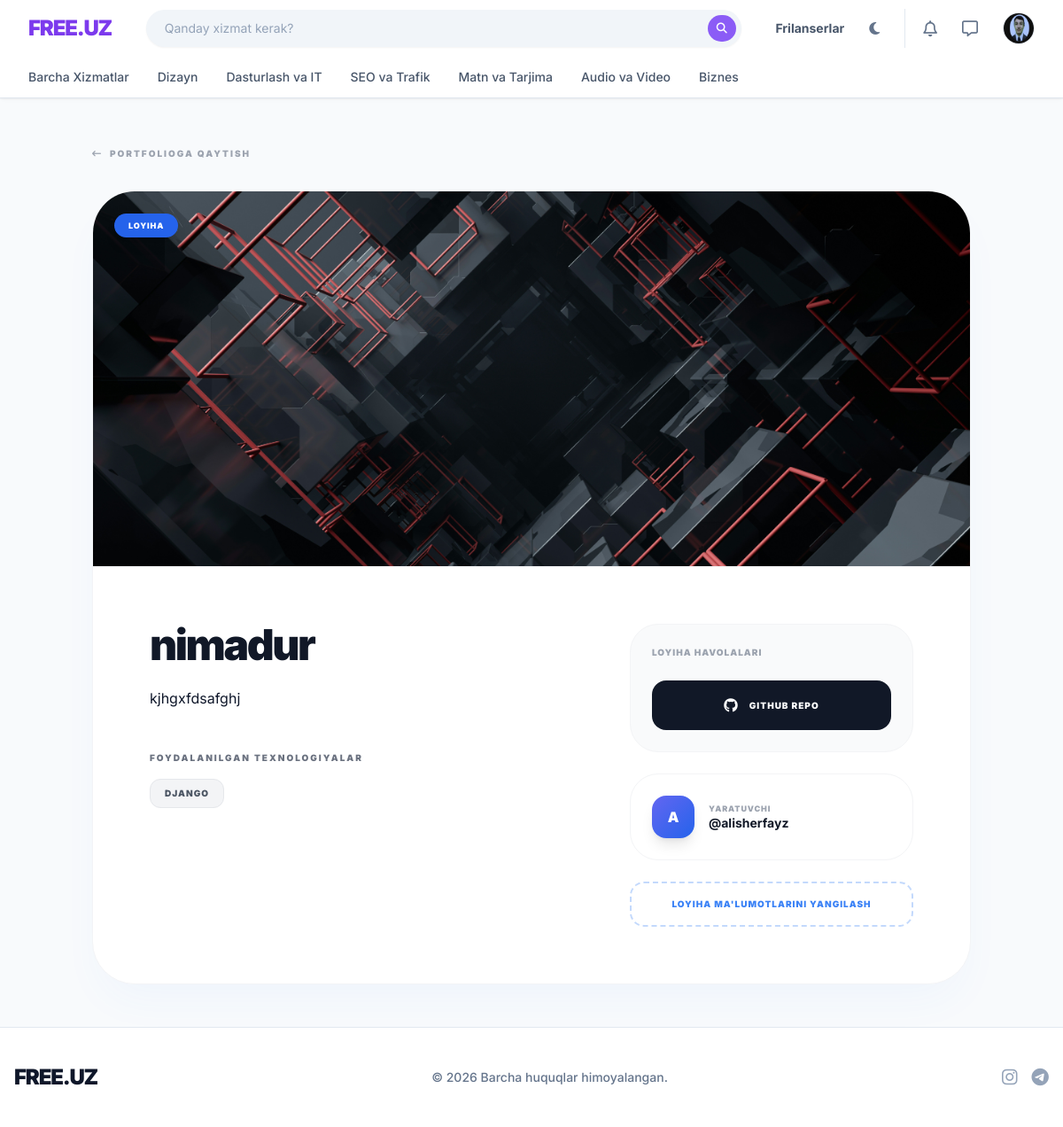
/programmer/portfolio/3/detail/ (signed in), run on the app's committed database.
### Client/models.py (models this page shows, shortened)
class User(AbstractUser):
    ROLE_CLIENT    = 'client'
    ROLE_DEVELOPER = 'developer'
    ROLE_ADMIN     = 'admin'
    ROLE_CHOICES   = [
        (ROLE_CLIENT,    'Mijoz'),
        (ROLE_DEVELOPER, 'Dasturchi'),
        (ROLE_ADMIN,     'Admin'),
    ]
    email         = models.EmailField(unique=True, verbose_name='Email')
    role          = models.CharField(max_length=20, choices=ROLE_CHOICES, default=ROLE_CLIENT)
    avatar        = models.ImageField(upload_to='avatars/', blank=True, null=True)
    phone         = models.CharField(max_length=20, blank=True, null=True)
    company       = models.CharField(max_length=200, blank=True, null=True)
    bio           = models.TextField(max_length=1000, blank=True, null=True)
    portfolio_url = models.URLField(blank=True, null=True)
    skills        = models.JSONField(default=list, blank=True, null=True)
    contact_public = models.BooleanField(default=True)
    is_verified   = models.BooleanField(default=False)
    is_blocked    = models.BooleanField(default=False)
    block_reason  = models.TextField(blank=True, null=True)
    created_at    = models.DateTimeField(auto_now_add=True)
    updated_at    = models.DateTimeField(auto_now=True)
    USERNAME_FIELD  = 'email'
    REQUIRED_FIELDS = ['username', 'first_name', 'last_name']
    class Meta:
        verbose_name = 'Foydalanuvchi'
        verbose_name_plural = 'Foydalanuvchilar'

class PortfolioItem(models.Model):
    developer    = models.ForeignKey(User, on_delete=models.CASCADE, related_name='portfolio_items')
    title        = models.CharField(max_length=200)
    description  = models.TextField(max_length=2000, blank=True, null=True)
    image        = models.ImageField(upload_to='portfolio/', blank=True, null=True)
    project_url  = models.URLField(blank=True, null=True)
    github_url   = models.URLField(blank=True, null=True)
    technologies = models.JSONField(default=list, blank=True, null=True)
    order        = models.PositiveIntegerField(default=0)
    created_at   = models.DateTimeField(auto_now_add=True)
    class Meta:
        verbose_name = 'Portfolio'
        verbose_name_plural = 'Portfolio elementlari'
        ordering = ['order', '-created_at']

### Programmer/views.py (the view)
# urls.py: path('portfolio/<int:pk>/detail/', views.PortfolioDetailView.as_view(), name='portfolio_detail'),
class PortfolioDetailView(View):
    def get(self, request, pk):
        item = get_object_or_404(PortfolioItem, pk=pk)
        return render(request, 'programmer/portfolio_detail.html', {'item': item})

### templates/programmer/portfolio_detail.html (shortened to what this page needs)
{% extends 'base.html' %}
{% block content %}
<div class="py-12 max-w-5xl mx-auto px-4">
    <div class="mb-8">
        <a href="{% url 'programmer:portfolio_list' %}" class="inline-flex items-center text-gray-400 hover:text-blue-600 transition-colors text-[10px] font-black uppercase tracking-[0.2em]">
            <i class="fa-solid fa-arrow-left-long mr-2"></i> Portfolioga qaytish
        </a>
    </div>
    <div class="bg-white dark:bg-[#1e293b] rounded-[3rem] overflow-hidden border border-gray-100 dark:border-slate-800 shadow-2xl shadow-blue-500/5">
        <div class="aspect-[21/9] bg-gray-50 dark:bg-slate-900 relative border-b border-gray-100 dark:border-slate-800">
            {% if item.image %}
                <img src="{{ item.image.url }}" class="w-full h-full object-cover">
            {% else %}
                <div class="w-full h-full flex items-center justify-center text-slate-800/20">
                    <i class="fa-solid fa-code text-8xl"></i>
                </div>
            {% endif %}
            <div class="absolute top-6 left-6">
                <span class="bg-blue-600 text-white text-[9px] font-black px-4 py-2 rounded-full uppercase tracking-widest shadow-lg">
                    {{ item.category|default:"Loyiha" }}
                </span>
            </div>
        </div>
        <div class="p-8 md:p-16">
            <div class="flex flex-col md:flex-row justify-between items-start gap-8">
                <div class="flex-1 space-y-6">
                    <h1 class="text-4xl md:text-5xl font-black text-gray-900 dark:text-white tracking-tighter leading-none">
                        {{ item.title }}
                    </h1>
                    <div class="prose dark:prose-invert max-w-none">
                        <p class="text-gray-500 dark:text-slate-400 text-lg leading-relaxed font-medium">
                            {{ item.description|linebreaks|default:"Loyihaga batafsil tavsif berilmagan." }}
                        </p>
                    </div>
                    {% if item.technologies %}
                    <div class="pt-6">
                        <h4 class="text-[10px] font-black uppercase text-gray-500 dark:text-slate-500 tracking-[0.2em] mb-4">
                            Foydalanilgan texnologiyalar
                        </h4>
                        <div class="flex flex-wrap gap-2">
                            {% for tech in item.technologies %}
                            <span class="bg-gray-100 dark:bg-slate-800 text-gray-600 dark:text-slate-300 px-4 py-2 rounded-xl text-[10px] font-black uppercase tracking-widest border border-gray-200 dark:border-slate-700">
                                {{ tech }}
                            </span>
                            {% endfor %}
                        </div>
                    </div>
                    {% endif %}
                </div>
                <div class="w-full md:w-80 space-y-6">
                    <div class="bg-gray-50 dark:bg-slate-900/50 rounded-[2rem] p-6 border border-gray-100 dark:border-slate-800">
                        <h4 class="text-[10px] font-black uppercase text-gray-400 tracking-widest mb-6">Loyiha havolalari</h4>
                        <div class="space-y-3">
                            {% if item.github_url %}
                            <a href="{{ item.github_url }}" target="_blank" class="flex items-center justify-center gap-3 w-full bg-gray-900 text-white py-4 rounded-2xl font-black text-[10px] uppercase tracking-widest hover:bg-black transition-all">
                                <i class="fa-brands fa-github text-base"></i> GitHub Repo
                            </a>
                            {% endif %}
                        </div>
                    </div>
                    <div class="p-6 rounded-[2rem] border border-gray-100 dark:border-slate-800 flex items-center gap-4">
                        <div class="w-12 h-12 bg-gradient-to-br from-indigo-500 to-blue-600 rounded-2xl flex items-center justify-center text-white font-black shadow-lg">
                            {{ item.developer.username|first|upper }}
                        </div>
                        <div>
                            <p class="text-[9px] font-black text-gray-400 uppercase tracking-widest">Yaratuvchi</p>
                            <p class="text-sm font-bold text-gray-900 dark:text-white">@{{ item.developer.username }}</p>
                        </div>
                    </div>
                    {% if request.user == item.developer %}
                    <a href="{% url 'programmer:portfolio_edit' item.pk %}" class="block text-center py-4 rounded-2xl border-2 border-dashed border-blue-500/30 text-blue-500 font-black text-[10px] uppercase tracking-widest hover:bg-blue-500 hover:text-white transition-all">
                        Loyiha ma'lumotlarini yangilash
                    </a>
                    {% endif %}
                </div>
            </div>
        </div>
    </div>
</div>
{% endblock %}

### templates/base.html (shortened to what this page needs)
{% load static %}
<!DOCTYPE html>
<html lang="uz" class="light">
<head>
    <script src="https://cdn.tailwindcss.com"></script>
    <link rel="stylesheet" href="https://cdnjs.cloudflare.com/ajax/libs/font-awesome/6.4.0/css/all.min.css">
</head>
<body class="bg-slate-50 dark:bg-darkbg text-slate-900 dark:text-slate-200 transition-colors duration-300 flex flex-col min-h-screen">
    <header class="bg-white dark:bg-darkcard border-b border-slate-200 dark:border-slate-800 sticky top-0 z-50 shadow-sm">
        <div class="max-w-7xl mx-auto px-4 sm:px-6 lg:px-8">
            <div class="flex justify-between h-16 items-center gap-4">
                <a href="/" class="text-2xl font-[900] text-primary-600 dark:text-primary-400 tracking-tighter flex-shrink-0">FREE.UZ</a>
                <div class="flex-1 max-w-2xl hidden md:block">
                    <form action="{% url 'client:service_list' %}" method="get" class="relative group">
                        <input type="text" name="q" placeholder="Qanday xizmat kerak?"
                               class="w-full bg-slate-100 dark:bg-black/50 border border-transparent dark:border-slate-700/50 text-sm rounded-full pl-5 pr-12 py-2.5 outline-none focus:border-primary-500 focus:bg-white dark:focus:bg-black transition-all shadow-sm placeholder-slate-400 dark:placeholder-slate-500">
                        <button type="submit" class="absolute right-1.5 top-1.5 bottom-1.5 w-8 flex items-center justify-center bg-primary-500 hover:bg-primary-600 text-white rounded-full transition-colors">
                            <i class="fa-solid fa-search text-xs"></i>
                        </button>
                    </form>
                </div>
                <div class="flex items-center gap-3 md:gap-5 flex-shrink-0">
                    <a href="{% url 'client:developer_list' %}" class="hidden lg:block text-slate-600 dark:text-slate-300 hover:text-primary-600 dark:hover:text-primary-400 text-sm font-bold transition-colors">Frilanserlar</a>
                    <button id="theme-toggle" class="p-2 text-slate-500 hover:bg-slate-100 dark:hover:bg-slate-800 rounded-full transition-colors">
                        <i id="theme-toggle-dark-icon" class="hidden fa-solid fa-moon"></i>
                    </button>
                    {% if user.is_authenticated %}
                        <div class="flex items-center gap-3 border-l pl-3 border-slate-200 dark:border-slate-700">
                            <a href="{% url 'client:notifications' %}" class="p-2 text-slate-500 hover:text-primary-500 relative transition-colors">
                                <i class="fa-regular fa-bell text-lg"></i>
                            </a>
                            <a href="{% url 'client:chat_list' %}" class="p-2 text-slate-500 hover:text-primary-500 relative transition-colors hidden sm:block">
                                <i class="fa-regular fa-message text-lg"></i>
                            </a>
                            <div class="relative group ml-2">
                                <a href="{% url 'client:profile_detail' user.username %}" class="flex items-center gap-2 cursor-pointer">
                                    {% if user.avatar %}
                                        <img src="{{ user.avatar.url }}" class="w-9 h-9 rounded-full object-cover border border-slate-200 dark:border-slate-700">
                                    {% else %}
                                        <div class="w-9 h-9 rounded-full bg-primary-100 dark:bg-primary-900/30 text-primary-600 dark:text-primary-400 flex items-center justify-center font-bold text-sm border border-primary-200 dark:border-primary-800">
                                            {{ user.username|first|upper }}
                                        </div>
                                    {% endif %}
                                </a>
                            </div>
                        </div>
                    {% endif %}
                </div>
            </div>
        </div>
        <div class="border-t border-slate-100 dark:border-slate-800/50 hidden md:block border-b border-transparent shadow-[0_4px_6px_-1px_rgba(0,0,0,0.02)]">
            <div class="max-w-7xl mx-auto px-4 sm:px-6 lg:px-8">
                <ul class="flex space-x-8 overflow-x-auto py-3 text-sm font-medium text-slate-600 dark:text-slate-400">
                    <li><a href="{% url 'client:service_list' %}" class="hover:text-primary-600 dark:hover:text-primary-400 whitespace-nowrap transition-colors">Barcha Xizmatlar</a></li>
                    <li><a href="{% url 'client:service_list' %}?category=dizayn" class="hover:text-primary-600 dark:hover:text-primary-400 whitespace-nowrap transition-colors">Dizayn</a></li>
                    <li><a href="{% url 'client:service_list' %}?category=dasturlash" class="hover:text-primary-600 dark:hover:text-primary-400 whitespace-nowrap transition-colors">Dasturlash va IT</a></li>
                    <li><a href="{% url 'client:service_list' %}?category=seo" class="hover:text-primary-600 dark:hover:text-primary-400 whitespace-nowrap transition-colors">SEO va Trafik</a></li>
                    <li><a href="{% url 'client:service_list' %}?category=matn" class="hover:text-primary-600 dark:hover:text-primary-400 whitespace-nowrap transition-colors">Matn va Tarjima</a></li>
                    <li><a href="{% url 'client:service_list' %}?category=audio" class="hover:text-primary-600 dark:hover:text-primary-400 whitespace-nowrap transition-colors">Audio va Video</a></li>
                    <li><a href="{% url 'client:service_list' %}?category=biznes" class="hover:text-primary-600 dark:hover:text-primary-400 whitespace-nowrap transition-colors">Biznes</a></li>
                </ul>
            </div>
        </div>
    </header>
    <main class="flex-1 max-w-7xl mx-auto w-full px-4 sm:px-6 lg:px-8">
        {% block content %}{% endblock %}
    </main>
    <footer class="bg-white dark:bg-darkcard border-t border-slate-200 dark:border-slate-800 py-10 mt-auto">
        <div class="max-w-7xl mx-auto px-4 flex flex-col md:flex-row items-center justify-between gap-4">
            <div class="text-2xl font-[900] text-slate-900 dark:text-white tracking-tighter">FREE.UZ</div>
            <p class="text-slate-500 dark:text-slate-400 text-sm font-medium">© 2026 Barcha huquqlar himoyalangan.</p>
            <div class="flex items-center gap-4 text-slate-400">
                <a href="#" class="hover:text-primary-500 transition-colors"><i class="fa-brands fa-instagram text-xl"></i></a>
                <a href="#" class="hover:text-primary-500 transition-colors"><i class="fa-brands fa-telegram text-xl"></i></a>
            </div>
        </div>
    </footer>
</body>
</html>

### templates/base.html (style rules this page uses)
body { font-family: 'Inter', sans-serif; -webkit-font-smoothing: antialiased; }

### data on the page
User: avatar (picture)
PortfolioItem: image (picture), title "nimadur", description "kjhgxfdsafghj", developer.username|first "A", developer.username "alisherfayz"

### other printed values
{{ item.category|default:"Loyiha" }} "LOYIHA"
{{ tech }} "DJANGO"
